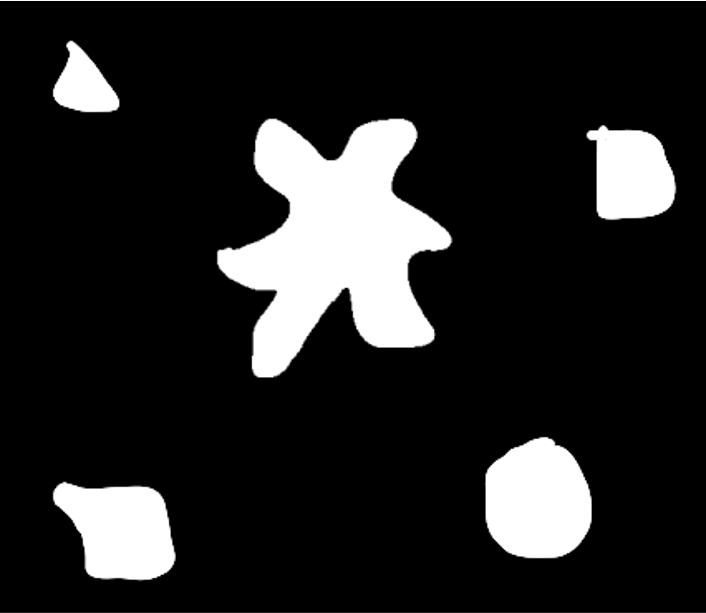
#> input picture images/blobs.png, 706 x 613 px, found by its file name
$ jupyter execute --allow-errors BLOB_extraction.ipynb
#> lines starting #> are read from the running program, lines starting #| are printed output that depends on the picture; after the words box and inside, x2 and y2 are one past the last pixel; in counts of white or black regions, pixels touching at a corner belong together
# BLOB extraction

photo by [julien Tromeur](https://unsplash.com/@julientromeur) at [Unsplash](https://unsplash.com/)

## Introduction

this is the companion colab code for my tutorial in medium about introduction to medical images in Python , please read the article for better understanding of the code.
this is a colab notebook, you can test in colab (all the code has been tested and you do not need to set your machine)

[article](https://)

note: the articles will be publish soon

[cell 1]
#loading image from url
import matplotlib
import matplotlib.pyplot as plt
import numpy as np
from skimage import io
from skimage.transform import rescale
from skimage import  color
import scipy.ndimage as ndi
url = "https://upload.wikimedia.org/wikipedia/commons/thumb/a/a4/Lat_lebka.jpg/330px-Lat_lebka.jpg"
#url = "https://upload.wikimedia.org/wikipedia/commons/thumb/d/d0/AP_lumbar_xray.jpg/255px-AP_lumbar_xray.jpg"
#> (the rest of this cell did not finish here and is left out)

[cell 2]
url = "https://upload.wikimedia.org/wikipedia/commons/f/fe/Masson%27s_trichrome_staining_on_rat%27s_trachea.jpg"
#> (the rest of this cell did not finish here and is left out)

[cell 3]
from skimage.filters import threshold_otsu
from scipy import ndimage
#> (the rest of this cell did not finish here and is left out)

[cell 4]
url = "https://images.unsplash.com/photo-1597484389225-c68a9f0fa106?ixlib=rb-1.2.1&ixid=MnwxMjA3fDB8MHxwaG90by1wYWdlfHx8fGVufDB8fHx8&auto=format&fit=crop&w=447&q=80"
#> (the rest of this cell did not finish here and is left out)

[cell 5]
fig, axes = plt.subplots(1, 3, figsize=(15, 5), sharex=True, sharey=True)
ax = axes.ravel()
#> (the rest of this cell did not finish here and is left out)

#> (a cell that did not finish here is left out)

[cell 7]
from skimage.filters import threshold_otsu
from skimage import measure
from skimage.color import rgb2gray, rgb2hsv
from skimage.measure import label, regionprops, regionprops_table


url = "https://github.com/SalvatoreRa/tutorial/blob/main/images/blobs.png?raw=true"
a = io.imread(url)
#> a is the input picture: shape (613, 706, 4); mean R, G, B, A 36.1, 36.1, 36.1, 254.5
im = color.rgb2gray(a)

thresh = threshold_otsu(im)
#> thresh = 0.494
binary = im > thresh
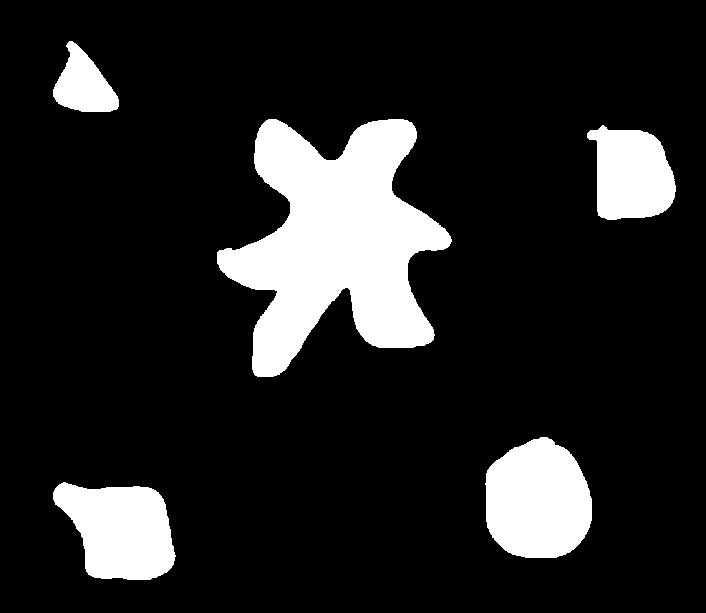
#> binary: shape (613, 706) bool; 14.2% white; 5 white regions, box (x1, y1, x2, y2) and area: (217, 119, 452, 377) 33315, (485, 437, 592, 558) 10294, (53, 482, 176, 580) 8659, (587, 125, 676, 220) 6287, (53, 41, 119, 112) 2778

blobs = measure.label(binary > 0)
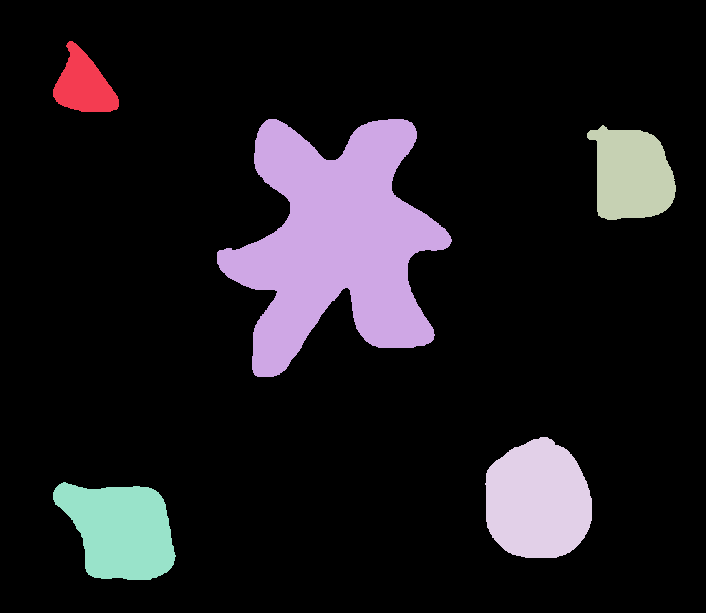
#> blobs: shape (613, 706) int32; 6 distinct labels, from 0 to 5; one colour per label, 0 black
plt.imshow(blobs, cmap = 'tab10')
plt.axis('off')

[cell 8]
import pandas as pd
properties =['area','bbox','convex_area','bbox_area',
             'major_axis_length', 'minor_axis_length',
             'eccentricity']
df = pd.DataFrame(regionprops_table(blobs, properties = properties))
#> df = table of 5 rows and 10 columns
df
#> Out = table of 5 rows and 10 columns

[cell 9]
from tqdm import tqdm
from matplotlib.patches import Rectangle
blob_coordinates = [(row['bbox-0'],row['bbox-1'],
                     row['bbox-2'],row['bbox-3'] )for
                    index, row in df.iterrows()]
#> blob_coordinates = [(41, 53, 112, 119), (119, 217, 377, 452), (125, 587, 220, 676), (437, 485, 558, 592), (482, 53, 580, 176)]
fig, ax = plt.subplots(1,1, figsize=(8, 6), dpi = 80)
for blob in tqdm(blob_coordinates):
    width = blob[3] - blob[1]
    height = blob[2] - blob[0]
    patch = Rectangle((blob[1],blob[0]), width, height,
                       edgecolor='r', facecolor='none')
    ax.add_patch(patch)
#> this loop made 5 passes
#> (blob, width, height) on passes 1 to 5: ((41, 53, 112, 119), 66, 71), ((119, 217, 377, 452), 235, 258), ((125, 587, 220, 676), 89, 95), ((437, 485, 558, 592), 107, 121), ((482, 53, 580, 176), 123, 98)
ax.imshow(im, cmap="gray");
ax.set_axis_off()
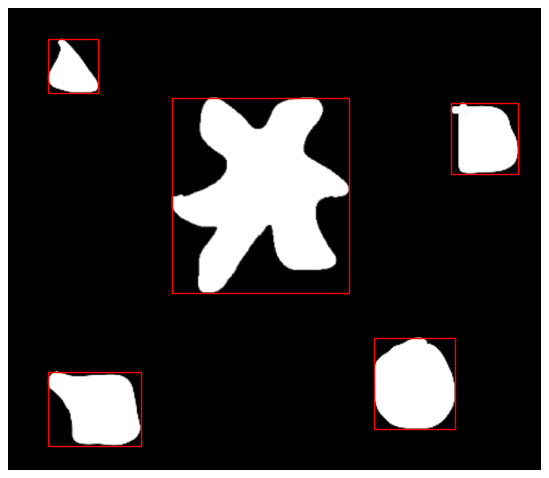
#> figure drawn by matplotlib, 1 panel

[cell 10]
url = "https://images.unsplash.com/photo-1540126034813-121bf29033d2?ixlib=rb-1.2.1&ixid=MnwxMjA3fDB8MHxwaG90by1wYWdlfHx8fGVufDB8fHx8&auto=format&fit=crop&w=1172&q=80"

#> (the rest of this cell did not finish here and is left out)

#> (a cell that did not finish here is left out)

[cell 12]
import pandas as pd
properties =['area','bbox','convex_area','bbox_area',
             'major_axis_length', 'minor_axis_length',
             'eccentricity']
df = pd.DataFrame(regionprops_table(blobs, properties = properties))
df.sort_values('area', ascending= False)
#> Out = table of 5 rows and 10 columns

[cell 13]
b = np.where((blobs == 24)|(blobs == 23), blobs, 0)
#> b: shape (613, 706) int32; every value is 0
plt.imshow(b)
